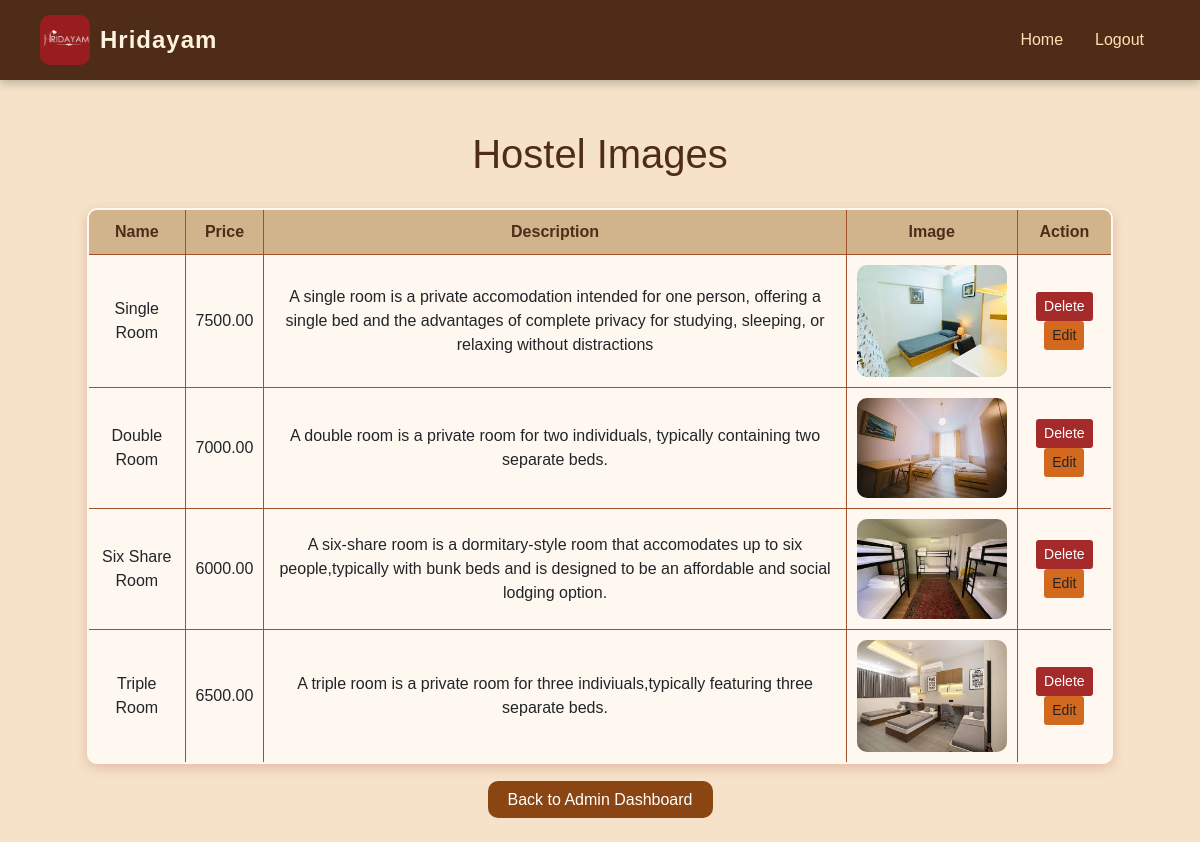
Screenshot of /image_list_admin with the database file from the repository.
### Hostel_Manager_App/models.py (models this page shows)
class Image_table(models.Model):
    name=models.CharField(max_length=50)
    price=models.DecimalField(max_digits=10,decimal_places=2)
    description=models.TextField()
    image=models.ImageField(upload_to='products/')

### Hostel_Manager_App/views.py (the view)
# urls.py: path('image_list_admin',views.image_list_admin,name='image_list_admin'),
def image_list_admin(request):
    images=Image_table.objects.all()
    return render(request,'image_list_admin.html',{'images':images})

### Hostel_Manager_App/templates/image_list_admin.html (shortened to what this page needs)
{% load static %}
<!DOCTYPE html>
<html lang="en">
<head>
  <link href="https://cdn.jsdelivr.net/npm/bootstrap@5.0.2/dist/css/bootstrap.min.css" rel="stylesheet">
</head>
<body>
  <nav>
    <a class="navbar-brand d-flex align-items-center" href="{% url 'hostel_admin_view' %}">
      <img src="{% static 'images/hridhayam logo.png' %}" alt="Logo" />
      <strong>Hridayam</strong>
    </a>
    <ul class="nav nav-pills">
      <li class="nav-item"><a class="nav-link" href="{% url 'hostel_admin_view' %}">Home</a></li>
      <li class="nav-item"><a class="nav-link" href="{% url 'logout_view' %}">Logout</a></li>
    </ul>
  </nav>
  <div class="content">
    <h1>Hostel Images</h1>
    <table>
      <tr>
        <th>Name</th>
        <th>Price</th>
        <th>Description</th>
        <th>Image</th>
        <th>Action</th>
      </tr>
      {% for i in images %}
      <tr>
        <td>{{ i.name }}</td>
        <td>{{ i.price }}</td>
        <td>{{ i.description }}</td>
        <td><img src="{{ i.image.url }}" alt="Hostel Image" width="150"></td>
        <td>
          <a href="{% url 'delete_images' i.id %}" class="btn btn-danger btn-sm" onclick="return confirm('Are you sure to delete?')">Delete</a>
          <a href="{% url 'update_images' i.id %}" class="btn btn-sm">Edit</a>
        </td>
      </tr>
      {% endfor %}
    </table>
    <br>
    <a href="{% url 'hostel_admin_view' %}" class="btn-custom">Back to Admin Dashboard</a>
  </div>
</body>
</html>

### Hostel_Manager_App/templates/image_list_admin.html (style rules this page uses)
body { margin: 0; background-color: #f5e2c8; font-family: 'Poppins', sans-serif; }
nav { background-color: #4e2c18; color: white; display: flex; justify-content: space-between; align-items: center; padding: 10px 40px; box-shadow: 0 4px 8px rgba(0, 0, 0, 0.2); position: fixed; top: 0; left: 0; width: 100%; z-index: 1000; }
nav img { height: 50px; margin-right: 10px; transition: transform 0.3s ease; }
nav strong { color: #fff3e0; font-size: 1.5rem; letter-spacing: 1px; }
nav ul { margin: 0; }
nav .nav-link { color: #ffe0b2 !important; font-weight: 500; transition: color 0.3s, transform 0.3s; }
.content { margin-top: 100px; text-align: center; padding: 30px; }
h1 { color: #4e2c18; margin-bottom: 30px; }
table { width: 90%; margin: 0 auto; border: 2px solid #4e2c18; border-radius: 10px; overflow: hidden; background-color: #fff8f0; box-shadow: 0 4px 12px rgba(165, 42, 42, 0.2); }
th, td { border: 1px solid #a0522d; padding: 10px; text-align: center; vertical-align: middle; }
th { background-color: #d2b48c; color: #4e2c18; }
img { border-radius: 10px; max-height: 120px; object-fit: cover; }
.btn-custom { background-color: #8b4513; color: #fff; padding: 10px 20px; border-radius: 10px; text-decoration: none; transition: 0.3s; }
.btn-sm { background-color: #d2691e; border: none; }
.btn-danger { background-color: #a52a2a; border: none; }

### rows the page displays
Image_table: name "Single Room", price "7500.00", description "A single room is a private accomodation intended for one person, offering a single bed and the advantages of complete privacy for studying, sleeping, or relaxing without distractions", image (picture)
Image_table: name "Double Room", price "7000.00", description "A double room is a private room for two individuals, typically containing two separate beds.", image (picture)
Image_table: name "Six Share Room", price "6000.00", description "A six-share room is a dormitary-style room that accomodates up to six people,typically with bunk beds and is designed to be an affordable and social lodging option.", image (picture)
Image_table: name "Triple Room", price "6500.00", description "A triple room is a private room for three indiviuals,typically featuring three separate beds.", image (picture)
